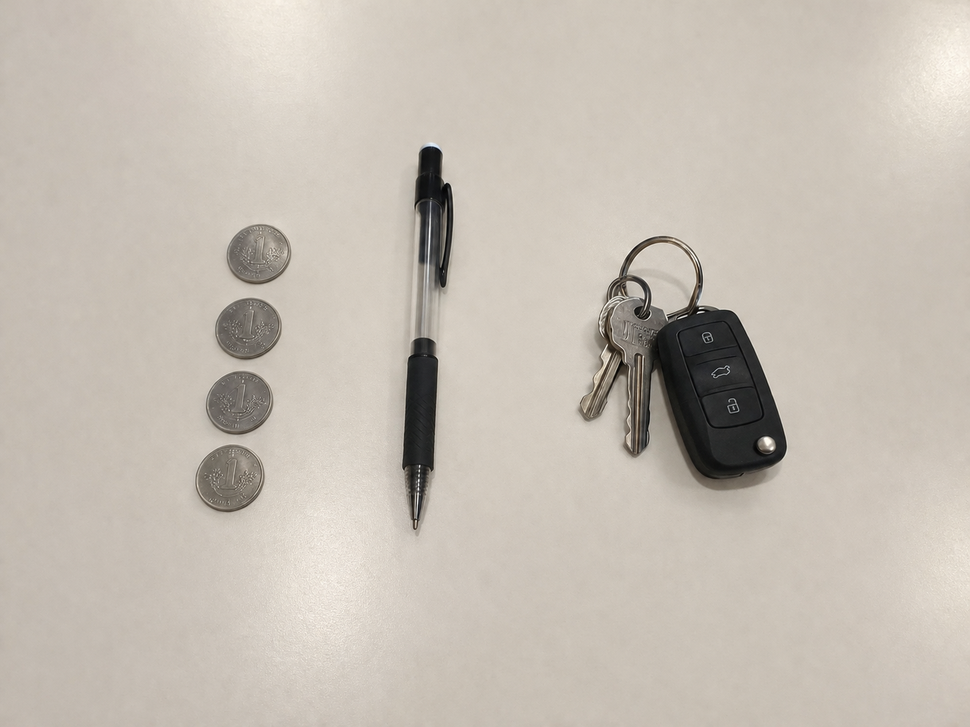
#> input picture Module-2/raw_captures/Object.png, 970 x 727 px, shrunk from 1448 x 1086 before the run, found by its file name
$ jupyter execute Task5.ipynb
#> lines starting #> are read from the running program, lines starting #| are printed output that depends on the picture; after the words box and inside, x2 and y2 are one past the last pixel; in counts of white or black regions, pixels touching at a corner belong together
#  Edge and Contour Detection

## PART A

### Import the Required Libraries

[cell 1]
import cv2
import matplotlib.pyplot as plt
import numpy as np

### Load Image

[cell 2]
image = cv2.imread("Documents/AIML-Assessment/Module-2/raw_captures/Object.png")
#> image is the input picture: shape (727, 970, 3); mean B, G, R 179.4, 189.4, 197.2
image_gray = cv2.cvtColor(image,cv2.COLOR_BGR2GRAY)

### Canny Edge Detector

[cell 3]
canny = cv2.Canny(image_gray,50,150)
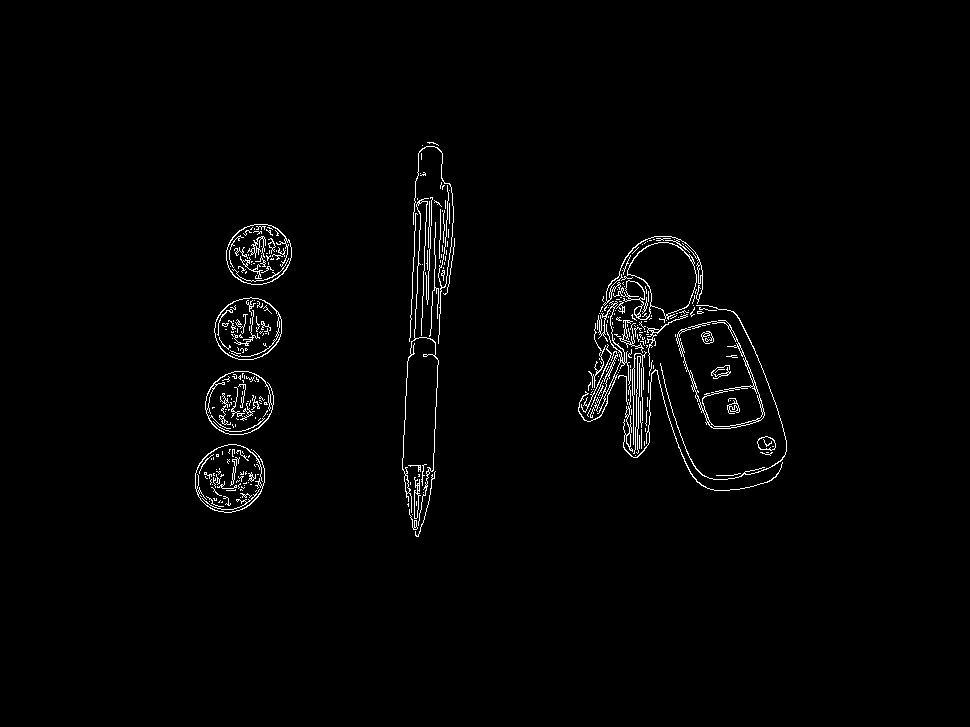
#> canny: shape (727, 970); 1.6% white in thin lines or dots, all inside (x1, y1, x2, y2) = (195, 142, 787, 537)
plt.imshow(canny, cmap="gray")
plt.title("Low Threshold = 50, High Threshold = 150")
plt.axis('off')

### Tune the Thresholds

[cell 4]
while True:
    low_threshold = int(input("Enter lower threshold: "))
#> the answer given: 100
    high_threshold = int(input("Enter upper threshold: "))
#> the answer given: 100
    edges = cv2.Canny(image_gray,low_threshold,high_threshold)
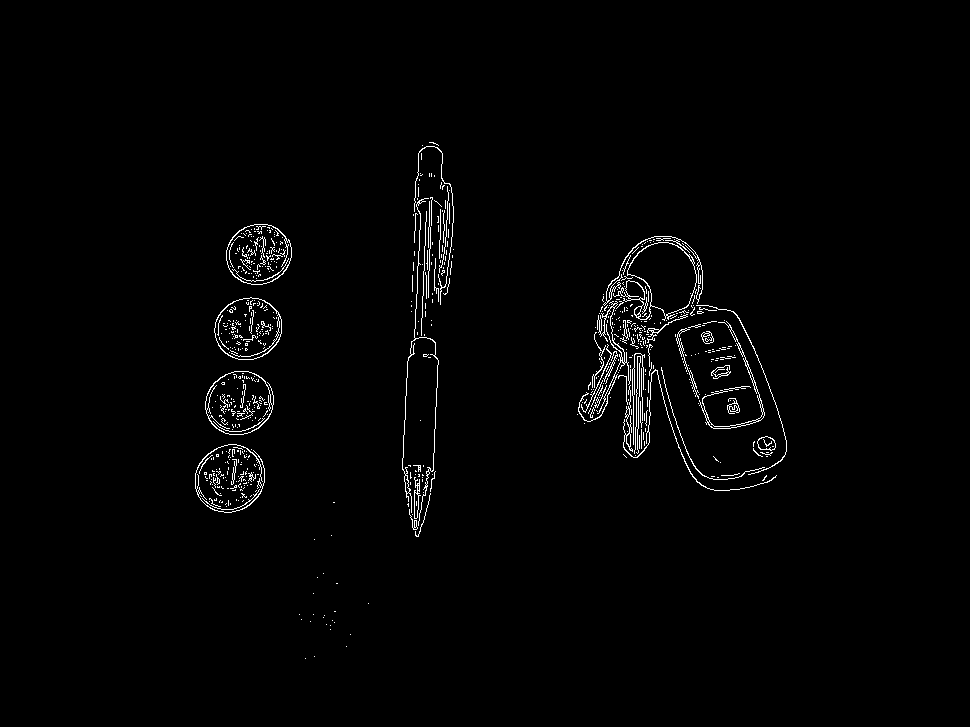
#> edges: shape (727, 970); 1.5% white in thin lines or dots, all inside (x1, y1, x2, y2) = (195, 142, 787, 659)
    plt.imshow(edges, cmap="gray")
    plt.show()
    key = cv2.waitKey(1)
#> (key Esc is pressed here)
    done = input("Satisfied? (y/n): ")
#> the answer given: y
    if done.lower() == 'y':
        break

[cell 5]
print(f"Final thresholds: ({low_threshold}, {high_threshold})")

### Note

Final Thresholds : (30,100)

Number of tuning attempts: 2

## PART B

### Find Contours

[cell 6]
contours, _ = cv2.findContours(edges, cv2.RETR_EXTERNAL, cv2.CHAIN_APPROX_SIMPLE)
#> contours = 452 contours, 429 with area under 20; largest, box (x1, y1, x2, y2) and area: (613, 242, 697, 321) 3632, (205, 371, 274, 435) 3324, (214, 297, 282, 360) 3251, (226, 224, 292, 285) 3077, (699, 321, 765, 429) 326
print("Auto-counted Number of Objects: ",len(contours))
#| Auto-counted Number of Objects:  452

### Mismatch

The contour count was much larger than the actual object count because Canny detected many internal object details (coin engravings, key teeth, pen clip edges), producing hundreds of disconnected contour fragments.

### Fix

[cell 7]
kernel = np.ones((7,7), np.uint8)

closed = cv2.morphologyEx(
    edges,
    cv2.MORPH_CLOSE,
    kernel
)
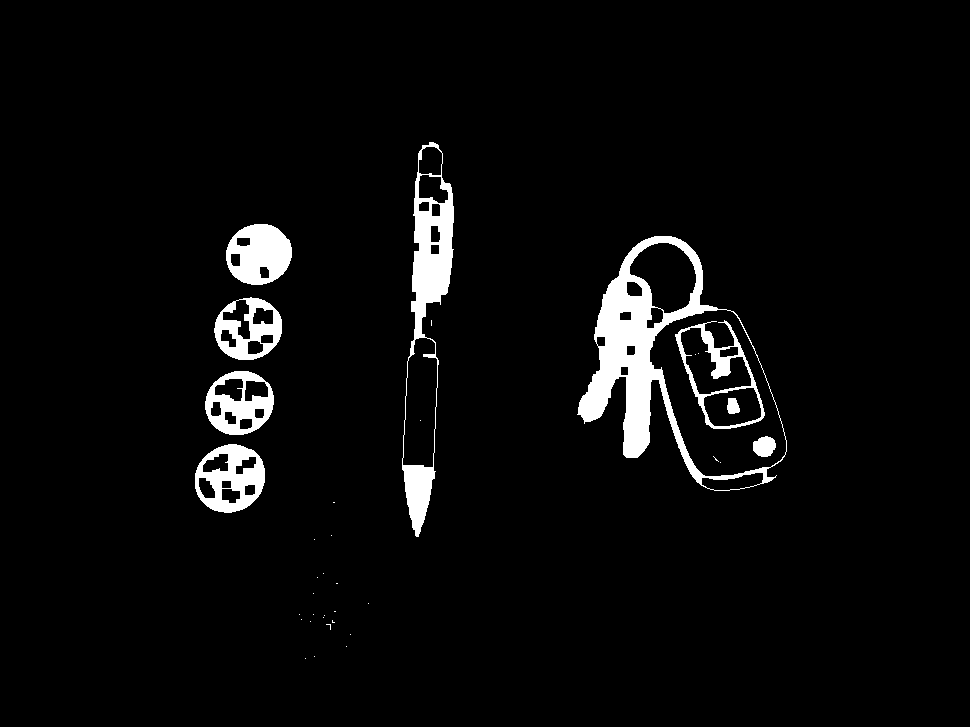
#> closed: shape (727, 970); 4.2% white; 36 white regions (27 under 20 px)

contours, _ = cv2.findContours(
    closed,
    cv2.RETR_EXTERNAL,
    cv2.CHAIN_APPROX_SIMPLE
)
#> contours = 28 contours, 22 with area under 20; largest, box (x1, y1, x2, y2) and area: (577, 236, 787, 491) 30256, (402, 142, 454, 537) 10650, (195, 444, 265, 513) 3702, (205, 371, 274, 435) 3386, (214, 297, 282, 360) 3251, (226, 224, 292, 285) 3080

[cell 8]
print("Number of Objects Found: ",len(contours))
#| Number of Objects Found:  28

### Annotated Image

[cell 9]
annotated = image.copy()

cv2.drawContours(
    annotated,
    contours,
    -1,
    (0, 255, 0),
    2
)
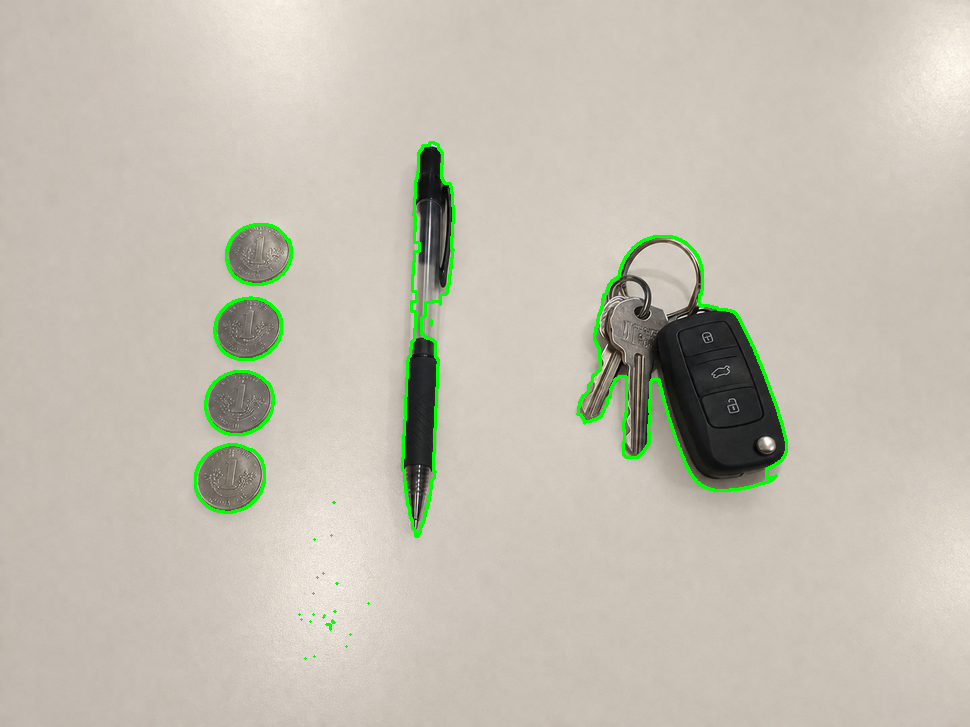
#> annotated: shape (727, 970, 3); 1.3% of pixels changed, all inside (x1, y1, x2, y2) = (194, 141, 788, 660)

[cell 10]
image_rgb = cv2.cvtColor(image, cv2.COLOR_BGR2RGB)
annotated_rgb = cv2.cvtColor(annotated, cv2.COLOR_BGR2RGB)

### Display the Result

[cell 11]
fig, axes = plt.subplots(1,2,figsize=(10,5))
axes[0].imshow(image_rgb)
axes[0].set_title("Raw Image")
axes[1].imshow(annotated_rgb)
axes[1].set_title("Annotated Image")
